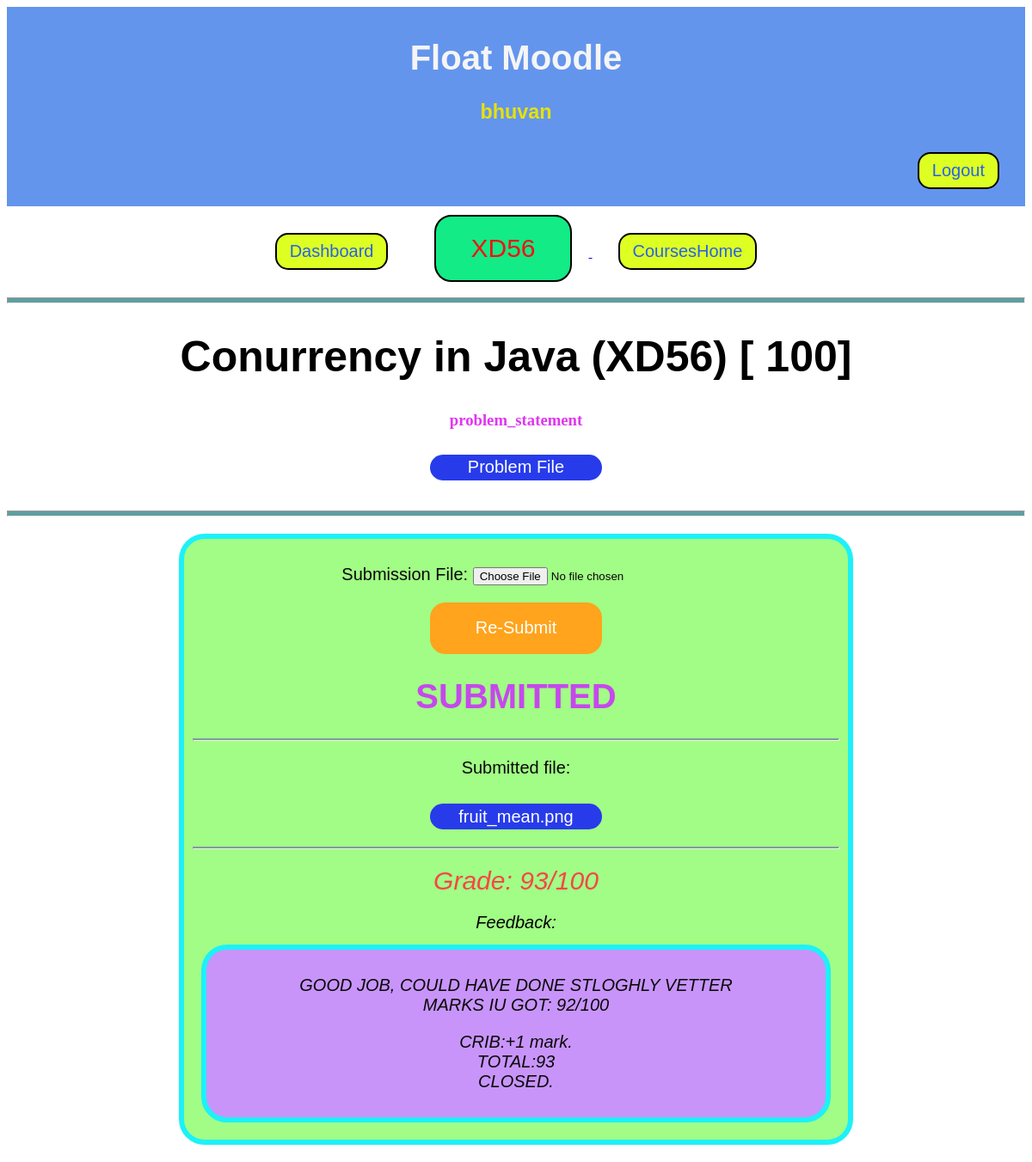
Screenshot of /courses/2/assign/3 (signed in) with the database file from the repository.
### courses/models.py (models this page shows, shortened)
class Course(models.Model):
    instructor = models.ForeignKey(User,on_delete=models.CASCADE,related_name='ins_courses') #assuming 1 instructor/course.
    name = models.CharField(max_length=128,default = '')
    students = models.ManyToManyField(User,related_name='stud_courses')
    joincode = models.CharField(max_length=10,default = '')

class Assignment(models.Model):
    name = models.CharField(max_length=128,default='')
    link = models.URLField(default='')
    file_name = models.CharField(max_length=100,default='problem_statement')
    file = models.FileField(upload_to='assignments',blank=True)
    statement = models.CharField(max_length=300,default='')
    course = models.ForeignKey(Course,on_delete=models.CASCADE)
    maxmarks = models.IntegerField(default=100)

class FileSubmission(models.Model):
    user = models.ForeignKey(User,on_delete=models.CASCADE)
    file = models.FileField(upload_to='submissions',blank=True)
    file_name = models.CharField(max_length=100,default='submission')
    assignment = models.ForeignKey(Assignment,on_delete=models.CASCADE)
    feedback = models.CharField(max_length=500,default='Your Feedback Appears Here')
    corrected = models.CharField(max_length=10,default='NO')
    grade = models.IntegerField(default=-1)

### courses/views.py (the view)
# urls.py: path('<int:course_id>/assign/<int:assign_id>',views.assign,name ='assign_page'),
def assign(request,course_id,assign_id):
    a = Assignment.objects.get(pk = assign_id)
    c = Course.objects.get(pk = course_id )
    if not request.user.is_authenticated:
        return redirect('login')
    c = Course.objects.get(pk = course_id)
    names = [ s.username for s in c.students.all() ]
    uname = request.user.username
    if uname not in names and uname != c.instructor.username:
        return redirect('CourseHome')
    if request.method == "POST":
        form = AssignmentSubmitForm(request.POST,request.FILES)
        if form.is_valid():
            s_file = request.FILES.get('file',False)
            if FileSubmission.objects.filter(user = request.user,assignment = a).exists():#resubmission.
                s = FileSubmission.objects.get(user = request.user,assignment = a)
            else:
                s = FileSubmission.objects.create(user = request.user, assignment = a)
            if s_file:
                s.file = s_file
                s.file_name = s.file.name.split("/")[-1]
            s.save()
        return redirect('assign_page',course_id = c.pk,assign_id = a.pk)
    else:
        form = AssignmentSubmitForm()
    subms = list(a.filesubmission_set.all())
    submitted = False
    for sub in subms:
        if request.user.username == sub.user.username:
            submitted = True
            break
    if submitted:
        mysubmission = FileSubmission.objects.get(user = request.user,assignment = a)
    else:
        mysubmission = {'feedback': 'You Did Not Submit'}
    instruct = True
    if c.instructor.username != request.user.username:
        instruct = False
    args = {
        'form': form,
        'assign': a,
        'course': c,
        'submissions': list(a.filesubmission_set.all()),
        'submitted': submitted,
        'mysub': mysubmission,
        'instruct': instruct
    }
    return render(request,'courses/assign_page.html',args)

### courses/forms.py
class AssignmentSubmitForm(forms.Form):
    file = forms.FileField(label='Submission File',required=True)

### accounts/templates/courses/assign_page.html (shortened to what this page needs)
{% extends 'base.html' %}
{% block content %}
<div style="text-align: center;">
    <a href ="{% url 'dashboard' %}"><button class="B1 button2">Dashboard</button></a>
    <a href ="{% url 'coursepage' course.pk %}">
        <button class="B2 button1">{{ course.name }}</button>
    </a>
    <a href ="{% url 'CourseHome' %}"><button class="B1 button1">CoursesHome</button></a>
</div>
<hr style="height: 5px; color: blanchedalmond; background-color: cadetblue;">
<div style="text-align: center;">
    <div class="f1"><h1>{{ assign.name }} ({{ course.name }})  [ {{ assign.maxmarks }}]</h1></div>
    {% if assign.file.name %}
    <h3 style="color: rgb(224, 54, 240);">{{ assign.file_name }}</h3>
    <a download href="{{assign.file.url}}">
        <button class="button6">Problem File</button>
    </a><br>
    {% endif %}
</div>
<hr style="height: 5px; color: blanchedalmond; background-color: cadetblue;">
{% if instruct %}
<div style="text-align: center">
    <h1 >{{ submissions|length }} Submitted</h1>
    <a href="{% url 'submissions' course.pk assign.pk %}">
        <button class="button4"> View Submissions</button>
      </a><br>
</div>
{% else %}
<div class="assignment">
    <form method="post" enctype="multipart/form-data" action="" >
        {{ form.as_p }}
        {% if submitted %}
            <button type="submit" class="button4">Re-Submit</button>
        {% else %}
            <button type="submit" class="button4">Submit</button>
        {% endif %}
      </form>
      {% if submitted %}
      <h1 style="color: rgb(198, 72, 236);">SUBMITTED</h1>
      <hr style="height: 1px; color: blanchedalmond; background-color: cadetblue;">
      <p>Submitted file:</p><a download href="{{mysub.file.url}}">
        <button class="button6">{{mysub.file_name}}</button>
      </a><br>
      <hr style="height: 1px; color: blanchedalmond; background-color: cadetblue;">
      {% if mysub.corrected == "YES" %}
        <h1 class = "it" style="color: rgb(245, 71, 71); font-size: 30px;">Grade: {{ mysub.grade }}/{{assign.maxmarks}} </h1>
      {% endif %}
      <h1 class = "it">Feedback:</h1><div class="feed">
        <p>{{ mysub.feedback|linebreaks }}</p>
      {% else %}
      <h1 style="color: rgb(238, 38, 38);">NOT SUBMITTED!!</h1>
      {% endif %}
</div>
{% endif %}
{% endblock %}

### accounts/templates/base.html (shortened to what this page needs)
{% load static %}
<link rel="stylesheet" type="text/css" href="{% static 'accounts/style.css' %}">
<!DOCTYPE html>
<html>
<head>
</head>
<body>
  <div class = "head">
    <h1 style = "text-align: center;">Float Moodle</h1>
    {% if user.is_authenticated %}
      <h3 style = "text-align: center; color: rgb(230, 226, 8);">{{user.username}}</h3>
      <div style="text-align: right;"><a href="{% url 'logout' %}" ><button class = "B1 button1">Logout</button></a></div>
    {% else %}
    <div style="text-align: center;">
      <a href="{% url 'signup' %}"><button class = "B1 button1">Signup</button></a>
      <a href="{% url 'login' %}"><button class = "B1 button1">Login</button></a>
    </div>
    {% endif %}
  </div>
    {% block content %}
    {% endblock %}
</body>
</html>

### accounts/static/accounts/style.css (style rules this page uses)
.head { background-color: cornflowerblue; color: whitesmoke; font-family: Verdana, Geneva, Tahoma, sans-serif; font-size: 20px; font-weight: 50; padding-top: 10px; padding-left: auto; padding-right: auto; padding-bottom: 10px; display: inline-flexbox; }
.B1 { background-color: rgb(222, 255, 34); border: 2px solid black; color: rgb(38, 99, 231); padding: 8px 15px; text-align: center; display: inline-block; font-size: 20px; margin: 10px 30px; cursor: pointer; text-decoration:none; transition-duration: 0.4s; border-radius: 15px; }
.B2 { background-color: #12eb86; border: 2px solid black; color: rgb(238, 20, 20); padding: 20px 40px; text-align: center; display: inline-block; font-size: 30px; margin: 10px 20px; cursor: pointer; text-decoration:none; transition-duration: 0.3s; border-radius: 20px; }
.f1 { font-family: Verdana, Geneva, Tahoma, sans-serif; font-size: 25px; font-weight: 100; color: rgb(0, 0, 0); }
.it { font-family: Verdana, Geneva, Tahoma, sans-serif; font-size: 20px; font-weight: 15; color: black; font-style: italic; }
.button4 { position: relative; display: inline-block; width: 200px; height: 60px; border-radius: 18px; background-color: #ffa41c; border: solid 1px transparent; color: #fff; font-size: 20px; font-weight: 300; cursor: pointer; transition: all .1s ease-in-out; }
.button6 { position: relative; display: inline-block; width: 200px; height: 30px; border-radius: 18px; background-color: #273beb; border: solid 1px transparent; color: rgb(255, 255, 255); font-size: 20px; font-weight: 300; cursor: pointer; transition: all .1s ease-in-out; margin: 10px; }
.assignment { color: rgb(8, 8, 8); border: 6px solid rgb(29, 241, 248); background-color: rgba(144, 253, 111, 0.842); border-radius: 30px; text-align: center; font-family: Verdana, Geneva, Tahoma, sans-serif; font-weight: 100; font-size: 20px; padding: 10px; margin: 20px 200px 20px 200px ; width: auto; }
.feed { color: rgb(8, 8, 8); border: 6px solid rgb(29, 241, 248); background-color: rgb(200, 148, 250); border-radius: 30px; text-align: center; font-family: Verdana, Geneva, Tahoma, sans-serif; font-weight: 50; font-size: 20px; padding: 10px; margin: 10px ; width: auto; font-style: italic; }

### rows the page displays
Course: name "XD56"
Assignment: name "Conurrency in Java", maxmarks "100", file_name "problem_statement"
FileSubmission: file_name "fruit_mean.png", grade "93", feedback "GOOD JOB, COULD HAVE DONE STLOGHLY VETTER MARKS IU GOT: 92/100 CRIB:+1 mark. TOTAL:93 CLOSED."

### other values shown
{{ user.username }} "bhuvan"
